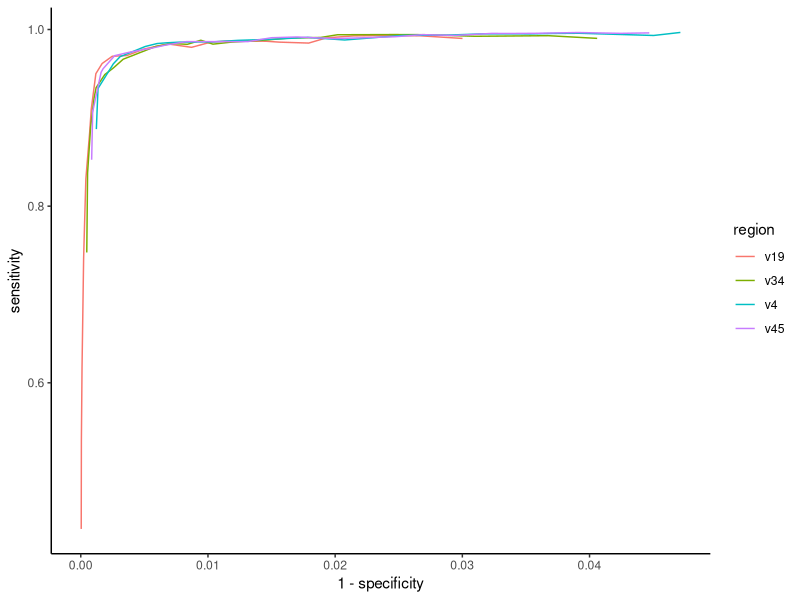
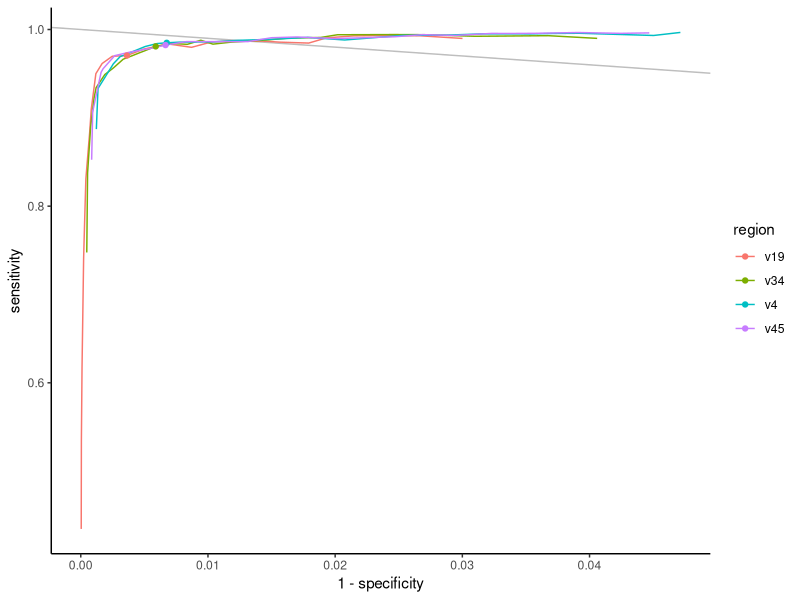
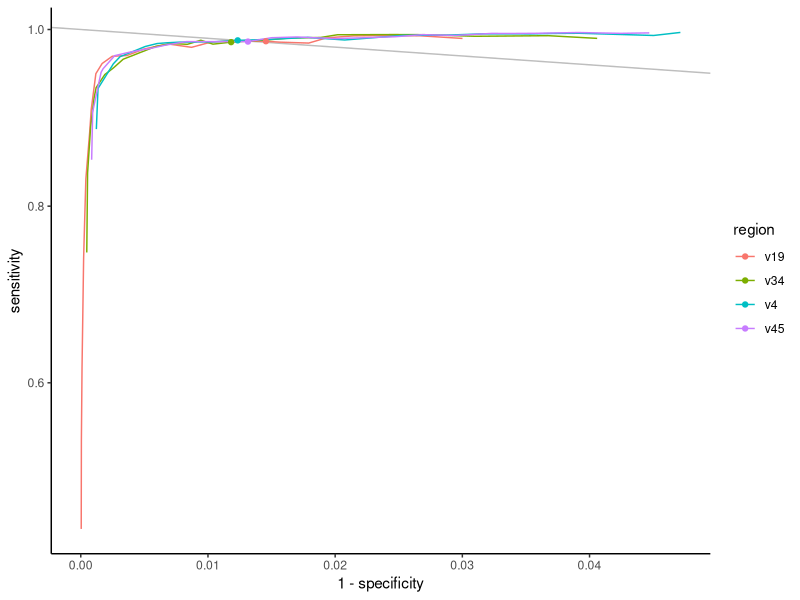
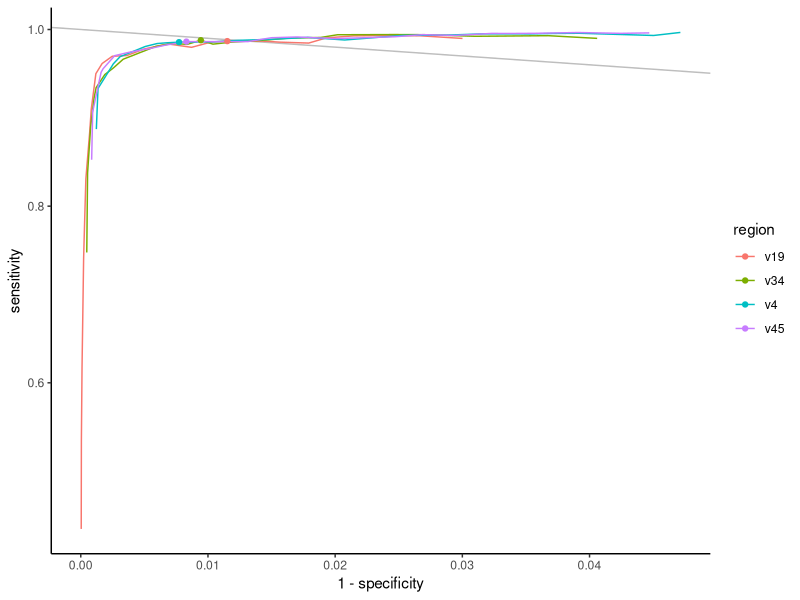

The R script that drew these images, in order:
## ---- chunk 1
library(tidyverse)
library(here)
library(knitr)

sensitivity_specificity <- read_tsv(here("data/processed/rrnDB.roc.tsv"),
													 col_types = cols(.default = col_double(),
													 								 region = col_character()
													 								 )
													 ) %>%
	mutate(sensitivity = true_pos / (true_pos + false_neg),
				 specificity = true_neg / (true_neg + false_pos)) %>%
	group_by(region, threshold) %>%
	summarize(sensitivity = median(sensitivity),
						specificity = median(specificity),
						.groups="drop") %>%
	select(region, threshold, sensitivity, specificity)
## ---- chunk 2
sensitivity_specificity %>%
	ggplot(aes(x=1-specificity, y=sensitivity, color=region)) + 
	geom_line() +
	theme_classic()
## ---- chunk 3
three <- sensitivity_specificity %>%
	filter(threshold == 0.03)

three

sensitivity_specificity %>%
	ggplot(aes(x=1-specificity, y=sensitivity, color=region)) + 
	geom_abline(intercept=1, slope=-1, color="gray") +
	geom_line() +
	geom_point(data=three, aes(x=1-specificity, y=sensitivity, color=region)) +
	theme_classic()
## ---- chunk 4
balance <- sensitivity_specificity %>%
	mutate(diff=abs(sensitivity - specificity)) %>%
	group_by(region) %>%
	summarize(min_diff = min(diff),
						threshold = threshold[which.min(diff)],
						sensitivity = sensitivity[which.min(diff)],
						specificity = specificity[which.min(diff)],
						.groups="drop"
						)

balance

sensitivity_specificity %>%
	ggplot(aes(x=1-specificity, y=sensitivity, color=region)) + 
	geom_abline(intercept=1, slope=-1, color="gray") +
	geom_line() +
	geom_point(data=balance, aes(x=1-specificity, y=sensitivity, color=region)) +
	theme_classic()

## ---- chunk 5
distance <- sensitivity_specificity %>%
	mutate(distance = sqrt((specificity - 1)^2 + (sensitivity - 1)^2)) %>%
	group_by(region) %>%
	summarize(min_distance = min(distance),
						threshold = threshold[which.min(distance)],
						sensitivity = sensitivity[which.min(distance)],
						specificity = specificity[which.min(distance)],
						.groups="drop"
						)

distance

sensitivity_specificity %>%
	ggplot(aes(x=1-specificity, y=sensitivity, color=region)) + 
	geom_abline(intercept=1, slope=-1, color="gray") +
	geom_line() +
	geom_point(data=distance, aes(x=1-specificity, y=sensitivity, color=region)) +
	theme_classic()
